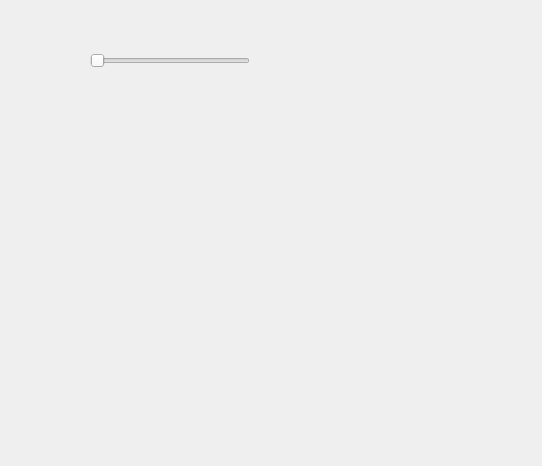
<?xml version="1.0" encoding="UTF-8"?>
<ui version="4.0">
 <class>Form</class>
 <widget class="QWidget" name="Form">
  <property name="geometry">
   <rect>
    <x>0</x>
    <y>0</y>
    <width>542</width>
    <height>466</height>
   </rect>
  </property>
  <property name="windowTitle">
   <string>Form</string>
  </property>
  <widget class="QSlider" name="horizontalSlider">
   <property name="geometry">
    <rect>
     <x>90</x>
     <y>50</y>
     <width>160</width>
     <height>22</height>
    </rect>
   </property>
   <property name="maximum">
    <number>100</number>
   </property>
   <property name="orientation">
    <enum>Qt::Horizontal</enum>
   </property>
  </widget>
 </widget>
 <resources/>
 <connections/>
</ui>
